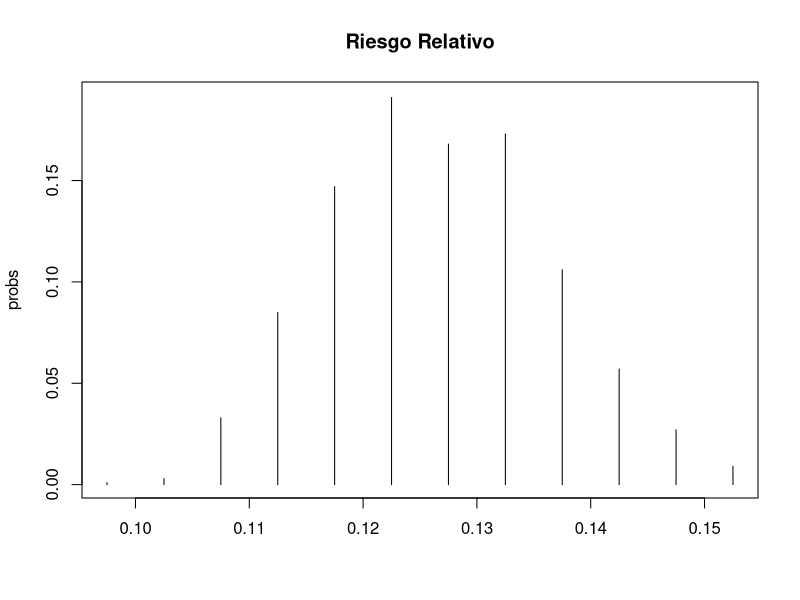
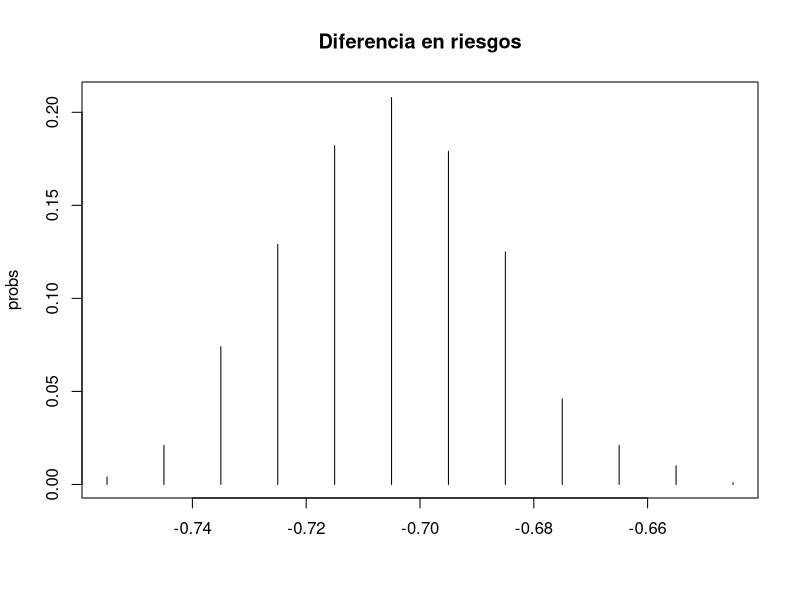

These figures' R source, in order:
## ---- chunk 1
equipo_seguridad <- c("Ninguno", "Cinturón de seguridad")
fatal <- c(1601, 510)
no_fatal <- c(162.527, 412.368)

lesiones <- data.frame(Equipo_de_Seguridad_en_Uso = equipo_seguridad,
                       Fatal = fatal,
                       No_Fatal = no_fatal)
print(lesiones)

## ---- chunk 2
n_N=1601
y_N=162.527
n_S=510
y_S=412.368

p_N=rbeta(n = 1000 ,shape1 =y_N+1 ,shape2 = n_N-y_N+1)
p_S=rbeta(n = 1000 ,shape1 =y_S+1 ,shape2 = n_S-y_S+1)
## ---- chunk 3
h=hist(p_N / p_S,plot = F)
count=h$counts
mid=h$mids
plot(mid,count/1000,type = "h",main = "Riesgo Relativo",ylab = "probs",xlab = "")
q=quantile(p_N / p_S,c(0.025,0.975))
cat("Las personas tienen entre",round(q[1],3)*100,"% y" ,round(q[2],3)*100,"%  más probabilidades de morir en un accidente si no llevan puesto el cinturón de seguridad, con un 95% de probabilidad")
## ---- chunk 4
h=hist(p_N - p_S,plot = F)
count=h$counts
mid=h$mids
plot(mid,count/1000,type = "h",main = "Diferencia en riesgos",ylab = "probs",xlab = "")
## ---- chunk 5
sum((p_N - p_S)>0)/1000
